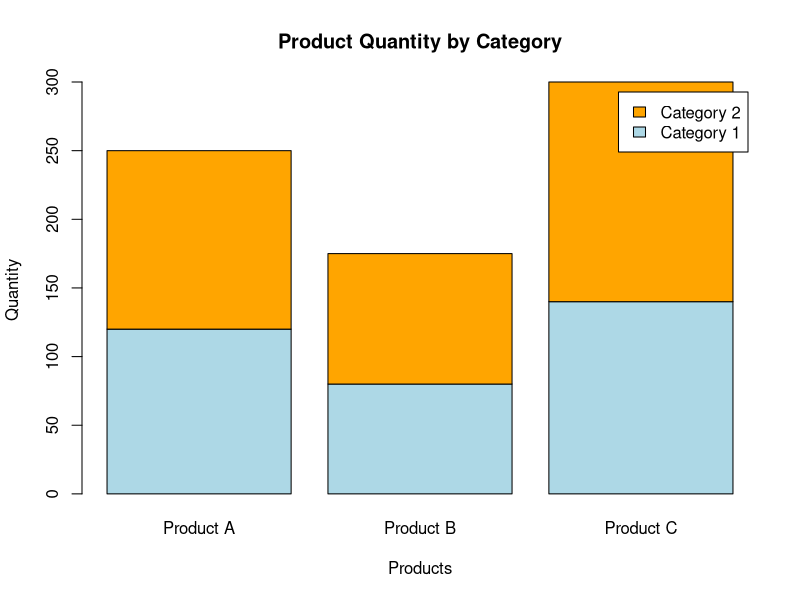

Here is the R script that generated this plot:
# Create sample category data
inventory <- matrix(
  c(120, 130,
    80, 95,
    140, 160),
  nrow = 2,
  byrow = FALSE
)

colnames(inventory) <- c("Product A", "Product B", "Product C")
rownames(inventory) <- c("Category 1", "Category 2")

# Stacked Bar Chart
barplot(
  inventory,
  col = c("lightblue", "orange"),
  xlab = "Products",
  ylab = "Quantity",
  main = "Product Quantity by Category",
  legend.text = rownames(inventory)
)
